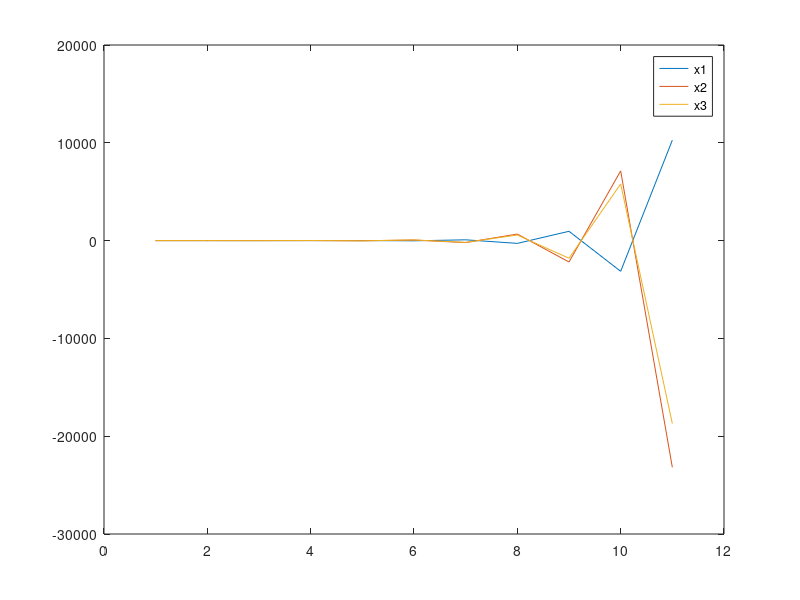

This figure's MATLAB source:
% Program untuk tugas 5 no 3

% 3.A
%=====
% PERSIAPAN

Df = [-1 0 0;1 -1 0;0 -1 1];
Di = [0 0 -1];

Af = Df*Df';
Ai = Di*Di';
Bf = Df*Di';

Lg = [Af Bf;Bf' Ai];

xf(1:3,1) = [0.1;0.5;0.2];
%====
%UPDATE

for k = 1:10
xf(1:3,k+1) = -Af*xf(1:3,k)-Bf*5;
end

%====
%PLOT

plot(xf(1,:));
hold on
plot(xf(2,:));
plot(xf(3,:));
legend('x1','x2','x3');